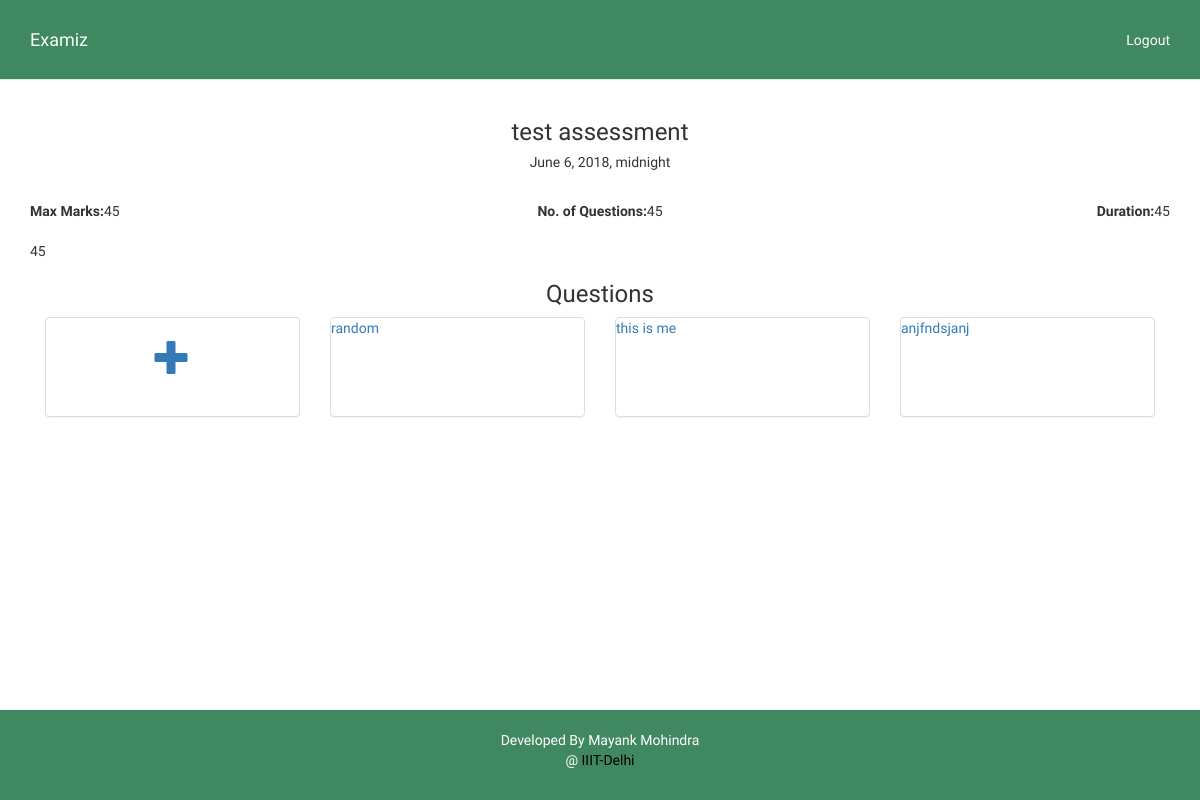
Page /view_assessment/1/ (signed in) on the committed database.
### quiz/models.py (models this page shows, shortened)
class Assessment(models.Model):
	name=models.CharField(max_length=250, blank=False)
	date=models.DateTimeField(blank=False)
	max_marks=models.IntegerField(null=False)
	no_of_questions=models.IntegerField(null=False)
	duration=models.IntegerField(null=False)
	description=models.CharField(max_length=2000, blank=True)

class Question(models.Model):
	assessment=models.ForeignKey(Assessment, on_delete=models.CASCADE)
	question=models.CharField(max_length=1000)
	option_a=models.CharField(max_length=250)
	option_b=models.CharField(max_length=250)
	option_c=models.CharField(max_length=250)
	option_d=models.CharField(max_length=250)
	question_image=models.CharField(default=None, max_length=250,blank=True, null=True)
	option_a_image=models.CharField(default=None, max_length=250,blank=True, null=True)
	option_b_image=models.CharField(default=None, max_length=250,blank=True, null=True)
	option_c_image=models.CharField(default=None, max_length=250,blank=True, null=True)
	option_d_image=models.CharField(default=None, max_length=250,blank=True, null=True)
	solution=models.CharField(max_length=2)

### quiz/views.py (the view)
# urls.py: url(r'^view_assessment/(?P<assessment_no>\d+)/$',views.viewAssessment, name='viewAssessment'),
@staff_member_required
def viewAssessment(request, assessment_no):
	assessment=get_object_or_404(Assessment, pk=assessment_no)
	questions=assessment.question_set.all()
	context={
		'assessment':assessment,
		'questions':questions,
	}
	return render(request, 'quiz/view_assessment.html', context)

### quiz/templates/quiz/view_assessment.html (shortened to what this page needs)
{% extends 'quiz/base.html' %}
{% load staticfiles %}
{% block body %}
<div class="container">
	<center>
		<h3>{{assessment.name}}</h3>
		<h5>{{assessment.date}}</h5>
	</center>
	<br>
	<div class="row">
		<div class="col-sm-4"><b>Max Marks:</b>{{assessment.max_marks}}</div>
		<div class="col-sm-4"><center><b>No. of Questions:</b>{{assessment.no_of_questions}}</center></div>
		<div class="col-sm-4"><div class="pull-right"><b>Duration:</b>{{assessment.duration}}</div></div>
	</div>
	<br>
	{{ assessment.description }}
	<br>
	<center>
		<h3>Questions</h3>
	</center>
	<div class="col-sm-3">
		<a href="{% url 'quiz:createQuestion' assessment.pk%}">
		<div class="panel panel-default">
		<h1><center>
			<span class="glyphicon glyphicon-plus"></span>
		</center></h1>
		</div>
		</a>
	</div>
	{% for question in questions %}
		<div class="col-sm-3">
			<a href="{% url 'quiz:viewQuestion' question.pk%}">
			<div class="panel panel-default">
				{{question.question}}
			</div>
			</a>
		</div>
	{% endfor %}
</div>
{% endblock %}

### quiz/static/quiz/css/base.css (style rules this page uses)
html { position: relative; min-height: 100%; }
body { font-family: 'Raleway', sans-serif; margin-bottom: 60px; }

### quiz/templates/quiz/view_assessment.html (style rules this page uses)
.panel { height: 100px; vertical-align: middle; }

### rows in the picture
Assessment: name "test assessment", date "June 6, 2018, midnight", max_marks "45", no_of_questions "45", duration "45", description "45"
Question: question "random"
Question: question "this is me"
Question: question "anjfndsjanj"
